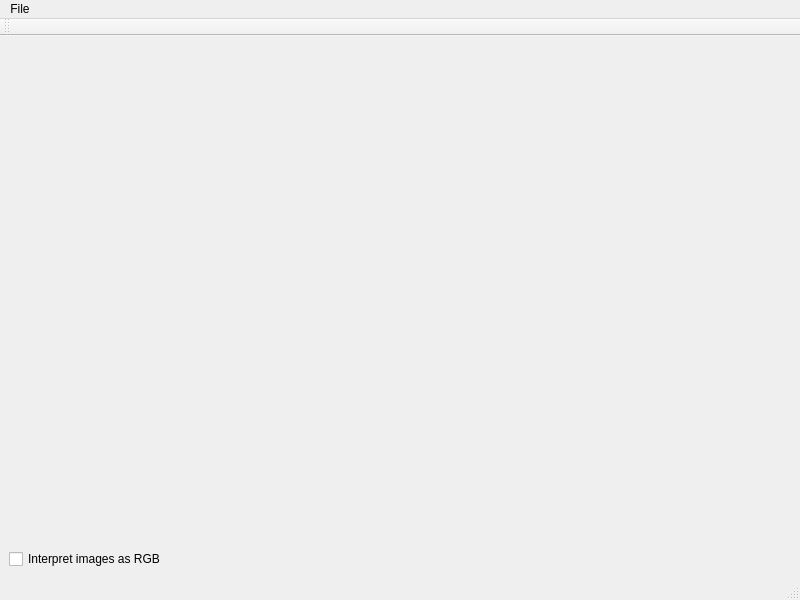
<?xml version="1.0" encoding="UTF-8"?>
<ui version="4.0">
 <class>Form</class>
 <widget class="QMainWindow" name="Form">
  <property name="geometry">
   <rect>
    <x>0</x>
    <y>0</y>
    <width>800</width>
    <height>600</height>
   </rect>
  </property>
  <property name="windowTitle">
   <string>MainWindow</string>
  </property>
  <widget class="QWidget" name="centralwidget">
   <layout class="QGridLayout" name="gridLayout">
    <item row="0" column="0">
     <layout class="QVBoxLayout" name="verticalLayout">
      <item>
       <layout class="QHBoxLayout" name="horizontalLayout_2">
        <item>
         <widget class="QVTKWidget" name="qvtkWidgetLeft" native="true"/>
        </item>
        <item>
         <widget class="QVTKWidget" name="qvtkWidgetRight" native="true"/>
        </item>
       </layout>
      </item>
     </layout>
    </item>
    <item row="1" column="0">
     <widget class="QCheckBox" name="chkRGB">
      <property name="text">
       <string>Interpret images as RGB</string>
      </property>
     </widget>
    </item>
   </layout>
  </widget>
  <widget class="QMenuBar" name="menubar">
   <property name="geometry">
    <rect>
     <x>0</x>
     <y>0</y>
     <width>800</width>
     <height>25</height>
    </rect>
   </property>
   <widget class="QMenu" name="menuFile">
    <property name="title">
     <string>File</string>
    </property>
    <addaction name="actionOpen"/>
    <addaction name="actionSave"/>
   </widget>
   <addaction name="menuFile"/>
  </widget>
  <widget class="QStatusBar" name="statusbar"/>
  <widget class="QToolBar" name="toolBar">
   <property name="windowTitle">
    <string>toolBar</string>
   </property>
   <attribute name="toolBarArea">
    <enum>TopToolBarArea</enum>
   </attribute>
   <attribute name="toolBarBreak">
    <bool>false</bool>
   </attribute>
  </widget>
  <action name="actionOpen">
   <property name="text">
    <string>Open</string>
   </property>
  </action>
  <action name="actionSave">
   <property name="text">
    <string>Save</string>
   </property>
  </action>
 </widget>
 <customwidgets>
  <customwidget>
   <class>QVTKWidget</class>
   <extends>QWidget</extends>
   <header>QVTKWidget.h</header>
  </customwidget>
 </customwidgets>
 <resources/>
 <connections/>
</ui>
